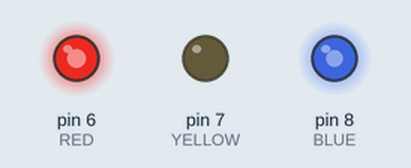
Simulated run of this sketch. Board: Arduino Uno, built with avr-gcc and run on an emulated ATmega328P. Parts: output pins drawn as LEDs (lit = HIGH).

Above: at 0.15 s.
At 1.8 s:
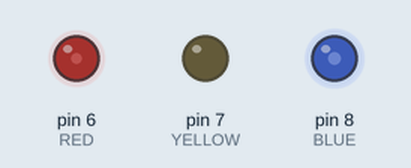
At 3.3 s:
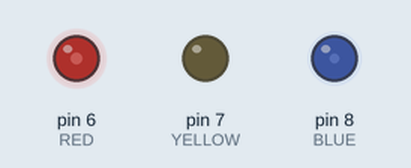
At 4.2 s:
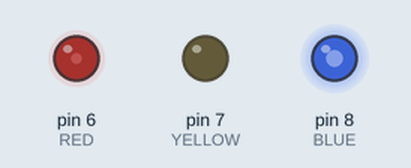
At 8.4 s:
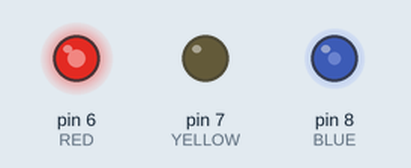
Timing chart, 0 to 10.9 s (numbered marks = the images above):
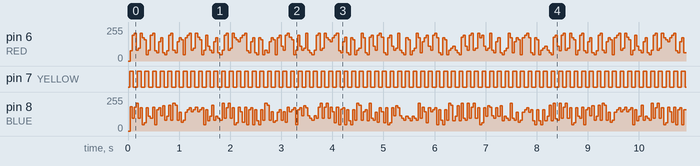

Measured:
- by itself, pin 6 (RED): moves between 47/255 and 208/255, repeating every 8.4 s
- by itself, pin 7 (YELLOW): alternates HIGH for 0.07 s and LOW for 0.08 s
- by itself, pin 8 (BLUE): moves between 46/255 and 209/255, repeating every 8.4 s

The sketch:

task_priorities.ino
```cpp
#include <Arduino_FreeRTOS.h>

#define RED     6
#define BLUE    8
#define YELLOW  7

typedef int TaskProfiler;

TaskProfiler RedLEDProfiler;
TaskProfiler YellowLEDProfiler;
TaskProfiler BlueLEDProfiler;
// how we can actually chnage the priority of the task when the task is already created
TaskHandle_t blue_Handle,red_Handle,yellow_handle;   //second code line part

void setup()
{
  xTaskCreate(redLedControllerTask,"RED LED Task",100,NULL,3,NULL);
  xTaskCreate(blueLedControllerTask,"BLUE LED Task", 100, NULL,3,NULL);
  xTaskCreate(yellowLedControllerTask,"YELLOW LED Task", 100, NULL,3,NULL);
}


void redLedControllerTask(void *pvParameters)
{
  pinMode(RED,OUTPUT);  //pin the led
  while(1)
  {
   digitalWrite(RED,digitalRead(RED)^1);   //to toggle red we are using this
  }
}

void blueLedControllerTask(void *pvParameters)
{
  pinMode(BLUE,OUTPUT);
  while(1)
  {
   digitalWrite(BLUE,digitalRead(BLUE)^1);
  }
}

void yellowLedControllerTask(void *pvParameters)
{
  pinMode(YELLOW,OUTPUT);
  while(1)
  {
    digitalWrite(YELLOW,digitalRead(YELLOW)^1);
    vTaskPrioritySet (red_Handle,2); //after yellow is toggle we will set the priority of the rd as 2. and we are also introsucing the delay of
    // some time
    delay(50);  //delay to see the change
  }
}

void loop(){}
```
